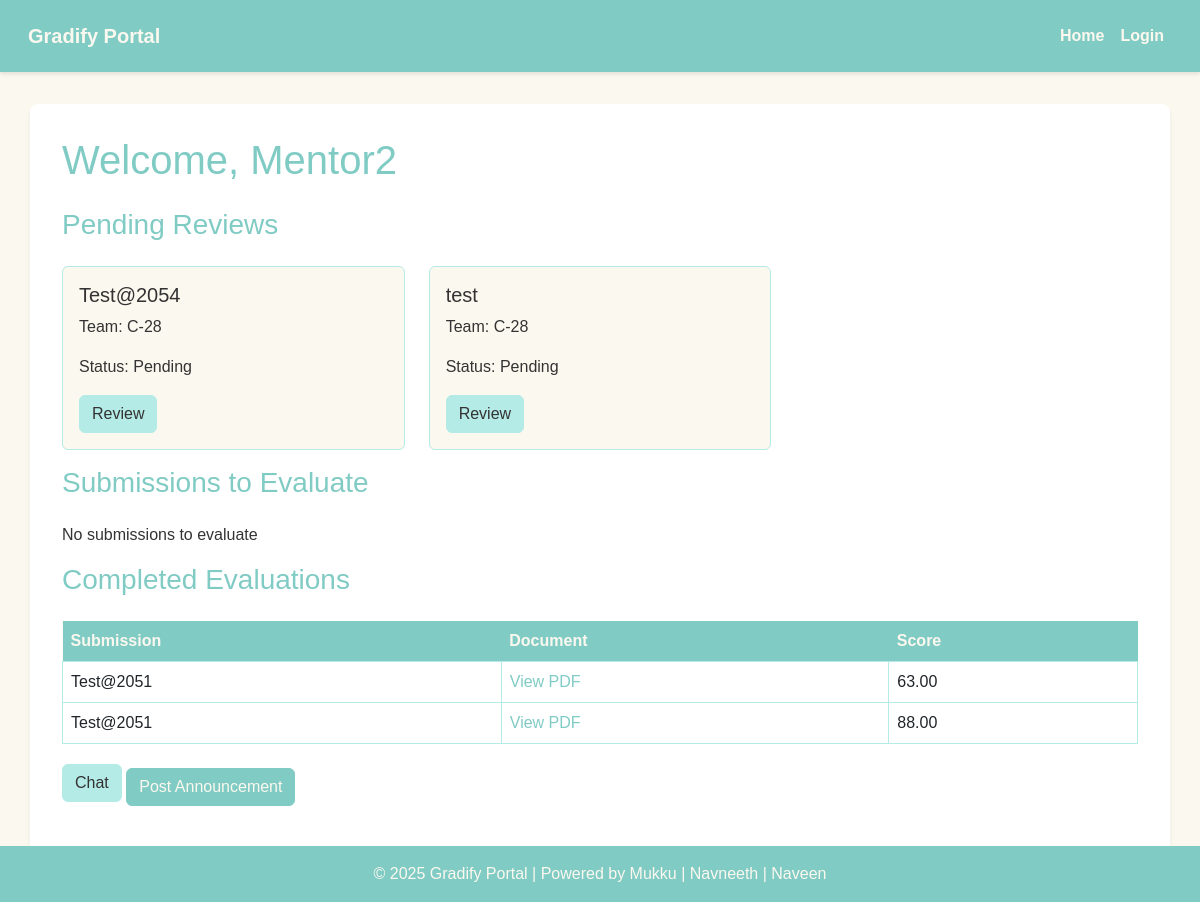
/mentor/2/, run on the app's committed database.
### GradifyPortal/models.py (models this page shows, shortened)
class Mentor(models.Model):
    user = models.OneToOneField(User, on_delete=models.CASCADE, null=True)
    mentor_id = models.IntegerField(primary_key=True)
    name = models.CharField(max_length=200)
    email = models.EmailField(unique=True)
    coordinator = models.ForeignKey('Coordinator', on_delete=models.CASCADE)
    password = models.CharField(max_length=128, default=make_password("Gradify2025"))
    user_type = models.CharField(max_length=10, default='mentor')
    contact_no = models.CharField(max_length=15, blank=True, null=True)

class Submission(models.Model):
    STATUS_CHOICES = [
        ('pending', 'Pending'),
        ('under_review', 'Under Review'),
        ('mentor_approved', 'Mentor Approved'),
        ('mentor_rejected', 'Mentor Rejected'),
        ('coordinator_approved', 'Coordinator Approved'),
    ]
    submission_id = models.AutoField(primary_key=True)
    student = models.ForeignKey(Student, on_delete=models.CASCADE)
    team = models.ForeignKey(Team, on_delete=models.CASCADE)
    title = models.CharField(max_length=200)
    description = models.TextField()
    document = models.FileField(upload_to='submissions/')
    document_hash = models.CharField(max_length=64, blank=True)
    status = models.CharField(max_length=20, choices=STATUS_CHOICES, default='pending')
    submitted_at = models.DateTimeField(auto_now_add=True)
    mentor_feedback = models.TextField(blank=True, null=True)
    coordinator_feedback = models.TextField(blank=True, null=True)
    mentor_signature = models.CharField(max_length=256, blank=True, null=True)
    coordinator_signature = models.CharField(max_length=256, blank=True, null=True)

class Team(models.Model):
    team_id = models.CharField(max_length=20, primary_key=True)
    mentor = models.ForeignKey('Mentor', on_delete=models.CASCADE)
    section = models.ForeignKey(Section, on_delete=models.CASCADE)

class Evaluation(models.Model):
    submission = models.ForeignKey(Submission, on_delete=models.CASCADE)  # Changed from OneToOneField
    quality = models.IntegerField()
    methodology = models.IntegerField()
    presentation = models.IntegerField()
    total_score = models.DecimalField(max_digits=5, decimal_places=2)
    comments = models.TextField(blank=True, null=True)
    evaluated_by_mentor = models.ForeignKey(Mentor, on_delete=models.CASCADE, null=True, blank=True)
    evaluated_by_coordinator = models.ForeignKey(Coordinator, on_delete=models.CASCADE, null=True, blank=True)
    class Meta:
        unique_together = [['submission', 'evaluated_by_mentor'], ['submission', 'evaluated_by_coordinator']]  # One eval per evaluator per submission

### GradifyPortal/views.py (the view)
# urls.py: path('mentor/<int:mentor_id>/', views.mentor_dashboard, name='mentor_dashboard'),
def mentor_dashboard(request, mentor_id):
    mentor = get_object_or_404(Mentor, mentor_id=mentor_id)
    teams = Team.objects.filter(mentor=mentor)
    pending_submissions = Submission.objects.filter(team__in=teams, status__in=['pending', 'under_review'])
    approved_submissions = Submission.objects.filter(team__in=teams, status='mentor_approved')
    evaluations = Evaluation.objects.filter(submission__team__in=teams)
    unread_messages = ChatMessage.objects.filter(recipient_mentor=mentor, is_read=False).count()
    context = {
        'mentor': mentor,
        'pending_submissions': pending_submissions,
        'approved_submissions': approved_submissions,
        'evaluations': evaluations,
        'unread_messages': unread_messages,
    }
    return render(request, 'mentor_dashboard.html', context)

### templates/mentor_dashboard.html (shortened to what this page needs)
{% extends 'base.html' %} {% block content %}
<h1>Welcome, {{ mentor.name }}</h1>
<h3>Pending Reviews</h3>
<div class="row">
  {% for submission in pending_submissions %}
  <div class="col-md-4 mb-3">
    <div class="card">
      <div class="card-body">
        <h5 class="card-title">{{ submission.title }}</h5>
        <p class="card-text">Team: {{ submission.team.team_id }}</p>
        <p class="card-text">Status: {{ submission.get_status_display }}</p>
        <a
          href="{% url 'GradifyPortal:review_submission' mentor.mentor_id submission.submission_id %}"
          class="btn btn-info"
          >Review</a
        >
      </div>
    </div>
  </div>
  {% empty %}
  <p>No pending reviews</p>
  {% endfor %}
</div>
<h3>Submissions to Evaluate</h3>
<div class="row">
  {% for submission in approved_submissions %}
  <div class="col-md-4 mb-3">
    <div class="card">
      <div class="card-body">
        <h5 class="card-title">{{ submission.title }}</h5>
        <p class="card-text">Team: {{ submission.team.team_id }}</p>
        <p class="card-text">Status: {{ submission.get_status_display }}</p>
        <a
          href="{% url 'GradifyPortal:evaluate_submission' mentor.mentor_id submission.submission_id %}"
          class="btn btn-warning"
          >Evaluate</a
        >
      </div>
    </div>
  </div>
  {% empty %}
  <p>No submissions to evaluate</p>
  {% endfor %}
</div>
<h3>Completed Evaluations</h3>
<table class="table">
  <tr>
    <th>Submission</th>
    <th>Document</th>
    <th>Score</th>
  </tr>
  {% for eval in evaluations %}
  <tr>
    <td>{{ eval.submission.title }}</td>
    <td>
      <a href="{{ eval.submission.document.url }}" target="_blank">View PDF</a>
    </td>
    <td>{{ eval.total_score }}</td>
  </tr>
  {% empty %}
  <tr>
    <td colspan="3">No evaluations completed</td>
  </tr>
  {% endfor %}
</table>
<a
  href="{% url 'GradifyPortal:mentor_chat' mentor.mentor_id %}"
  class="btn btn-info"
>
  Chat {% if unread_messages %}({{ unread_messages }} unread){% endif %}
</a>
<a
  href="{% url 'GradifyPortal:create_announcement' mentor.mentor_id %}"
  class="btn btn-success mt-2"
  >Post Announcement</a
>
{% endblock %}

### templates/base.html (style rules this page uses)
:root { --primary-teal: #80cbc4; --light-teal: #b4ebe6; --off-white: #fbf8ef; --accent-yellow: #ffb433; --text-dark: #333; }
body { background-color: var(--off-white); color: var(--text-dark); font-family: "Arial", sans-serif; margin: 0; padding: 0; }
h1, h3 { color: var(--primary-teal); margin-bottom: 1.5rem; }
.table { background-color: var(--light-teal); border: none; }
.table th { background-color: var(--primary-teal); color: var(--off-white); border: none; }
.table td { background-color: white; border: 1px solid var(--light-teal); }
.btn-info { background-color: var(--primary-teal); border-color: var(--primary-teal); color: var(--off-white); }
.btn-success { background-color: var(--primary-teal); border-color: var(--primary-teal); color: var(--off-white); }
.card { background-color: var(--off-white); border: 1px solid var(--light-teal); }
.card-body { color: var(--text-dark); }
a { color: var(--primary-teal); text-decoration: none; }

### templates/mentor_dashboard.html (style rules this page uses)
:root { --primary-teal: #80cbc4; --light-teal: #b4ebe6; --off-white: #fbf8ef; --accent-yellow: #ffb433; --text-dark: #333; }
body { background-color: var(--off-white); color: var(--text-dark); }
.btn-primary, .btn-success { background-color: var(--primary-teal); border-color: var(--primary-teal); }
.btn-info { background-color: var(--light-teal); border-color: var(--light-teal); color: var(--text-dark); }
.card { background-color: var(--off-white); border: 1px solid var(--light-teal); }
.table { background-color: var(--off-white); color: var(--text-dark); }
.table th { background-color: var(--primary-teal); color: var(--off-white); }
a { color: var(--primary-teal); }

### data on the page
Mentor: name "Mentor2"
Submission: title "Test@2054", team.team_id "C-28", status "Pending"
Submission: title "test", team.team_id "C-28", status "Pending"
Evaluation: submission "Test@2051", total_score "63.00"
Evaluation: submission "Test@2051", total_score "88.00"
